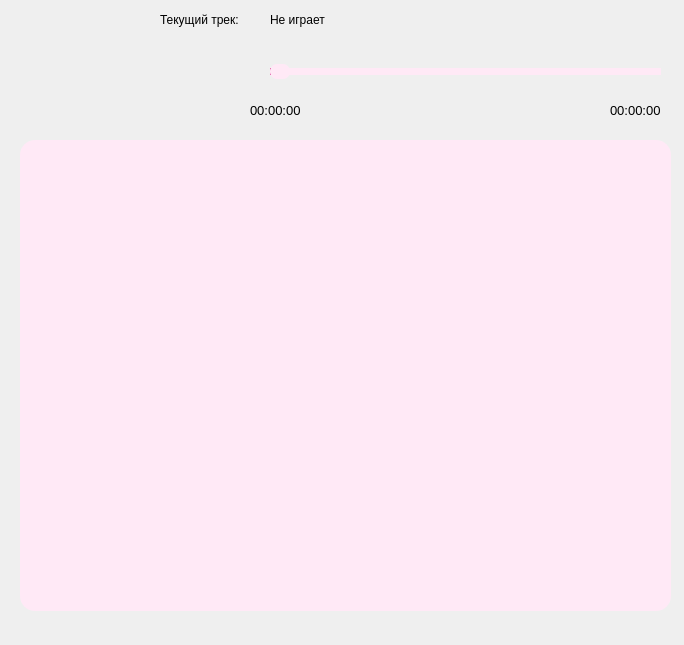
<?xml version="1.0" encoding="UTF-8"?>
<ui version="4.0">
 <class>MainWindow</class>
 <widget class="QWidget" name="MainWindow">
  <property name="enabled">
   <bool>true</bool>
  </property>
  <property name="geometry">
   <rect>
    <x>0</x>
    <y>0</y>
    <width>684</width>
    <height>645</height>
   </rect>
  </property>
  <property name="sizePolicy">
   <sizepolicy hsizetype="Minimum" vsizetype="Minimum">
    <horstretch>0</horstretch>
    <verstretch>0</verstretch>
   </sizepolicy>
  </property>
  <property name="minimumSize">
   <size>
    <width>684</width>
    <height>645</height>
   </size>
  </property>
  <property name="maximumSize">
   <size>
    <width>684</width>
    <height>645</height>
   </size>
  </property>
  <property name="windowTitle">
   <string>Form</string>
  </property>
  <property name="styleSheet">
   <string notr="true">QWidget{
background: qlineargradient(
    x1:0, y1:0, x2:0, y2:1,
    stop:0 #F66DBB,
    stop:1 #CC63CA
);
}</string>
  </property>
  <widget class="QPushButton" name="pushButton">
   <property name="geometry">
    <rect>
     <x>70</x>
     <y>40</y>
     <width>51</width>
     <height>51</height>
    </rect>
   </property>
   <property name="styleSheet">
    <string notr="true">QPushButton {
	border-radius: 10px; /* скругление углов */
    padding: 6px 12px;
    color: white;
     background: qlineargradient(
        x1:0, y1:0, x2:0, y2:1,
        stop:0 #CD0074,  /* цвет без градиента сверху */
        stop:0.5 #CD0074,
        stop:1 #A325A4   /* градиентный цвет снизу */
	);
}

QPushButton:pressed {
    background: qlineargradient(
        x1:0, y1:0, x2:0, y2:1,
        stop:0 #9A0058,  /* более тёмный цвет сверху */
        stop:0.5 #9A0058,
        stop:1 #6E1E73   /* более тёмный цвет снизу */
    );
}

QPushButton:hover {
    background: qlineargradient(
        x1:0, y1:0, x2:0, y2:1,
        stop:0 #9B005C,  /* более насыщенный, тёмный цвет сверху */
        stop:0.5 #9B005C,
        stop:1 #7A1E7B   /* более насыщенный, тёмный цвет снизу */
    );
}
</string>
   </property>
   <property name="text">
    <string/>
   </property>
  </widget>
  <widget class="QSlider" name="timeSlider">
   <property name="geometry">
    <rect>
     <x>270</x>
     <y>60</y>
     <width>391</width>
     <height>22</height>
    </rect>
   </property>
   <property name="styleSheet">
    <string notr="true">QSlider{
background: transparent;
}
QSlider::groove:horizontal {
    height: 7px;
    background: #CD0074;               /* цвет оставшейся части */
    border-radius: 3.5px;           /* половина высоты для скругления */
}

QSlider::sub-page:horizontal {
    background: #CD0074;            /* цвет пройденной части */
    border-radius: 3.5px;
}

QSlider::add-page:horizontal {
    background: #FFE9F6;            /* цвет оставшейся части (альтернативный) */
    border-radius: 3.5px;
}

QSlider::handle:horizontal {
    background: #FFE9F6;            /* цвет ползунка */
    width: 20px;
    height: 20px;
    margin: -4px 0;                 /* чтобы ползунок не обрезался */
    border-radius: 7px;             /* круглый ползунок */
}
</string>
   </property>
   <property name="orientation">
    <enum>Qt::Orientation::Horizontal</enum>
   </property>
  </widget>
  <widget class="QPushButton" name="next_btn">
   <property name="geometry">
    <rect>
     <x>130</x>
     <y>50</y>
     <width>41</width>
     <height>31</height>
    </rect>
   </property>
   <property name="styleSheet">
    <string notr="true">QPushButton {
	border-radius: 10px; /* скругление углов */
    padding: 6px 12px;
    color: white;
     background: qlineargradient(
        x1:0, y1:0, x2:0, y2:1,
        stop:0 #CD0074,  /* цвет без градиента сверху */
        stop:0.5 #CD0074,
        stop:1 #A325A4   /* градиентный цвет снизу */
	);
}

QPushButton:pressed {
    background: qlineargradient(
        x1:0, y1:0, x2:0, y2:1,
        stop:0 #9A0058,  /* более тёмный цвет сверху */
        stop:0.5 #9A0058,
        stop:1 #6E1E73   /* более тёмный цвет снизу */
    );
}

QPushButton:hover {
    background: qlineargradient(
        x1:0, y1:0, x2:0, y2:1,
        stop:0 #9B005C,  /* более насыщенный, тёмный цвет сверху */
        stop:0.5 #9B005C,
        stop:1 #7A1E7B   /* более насыщенный, тёмный цвет снизу */
    );
}
</string>
   </property>
   <property name="text">
    <string/>
   </property>
  </widget>
  <widget class="QPushButton" name="previous_btn">
   <property name="geometry">
    <rect>
     <x>19</x>
     <y>49</y>
     <width>41</width>
     <height>31</height>
    </rect>
   </property>
   <property name="styleSheet">
    <string notr="true">QPushButton {
	border-radius: 10px; /* скругление углов */
    padding: 6px 12px;
    color: white;
     background: qlineargradient(
        x1:0, y1:0, x2:0, y2:1,
        stop:0 #CD0074,  /* цвет без градиента сверху */
        stop:0.5 #CD0074,
        stop:1 #A325A4   /* градиентный цвет снизу */
	);
}

QPushButton:pressed {
    background: qlineargradient(
        x1:0, y1:0, x2:0, y2:1,
        stop:0 #9A0058,  /* более тёмный цвет сверху */
        stop:0.5 #9A0058,
        stop:1 #6E1E73   /* более тёмный цвет снизу */
    );
}

QPushButton:hover {
    background: qlineargradient(
        x1:0, y1:0, x2:0, y2:1,
        stop:0 #9B005C,  /* более насыщенный, тёмный цвет сверху */
        stop:0.5 #9B005C,
        stop:1 #7A1E7B   /* более насыщенный, тёмный цвет снизу */
    );
}
</string>
   </property>
   <property name="text">
    <string/>
   </property>
  </widget>
  <widget class="QPushButton" name="repeat_btn">
   <property name="geometry">
    <rect>
     <x>191</x>
     <y>50</y>
     <width>41</width>
     <height>31</height>
    </rect>
   </property>
   <property name="styleSheet">
    <string notr="true">QPushButton {
    border-radius: 10px;
    padding: 6px 12px;
    color: white;
    background: qlineargradient(
        x1:0, y1:0, x2:0, y2:1,
        stop:0 #CD0074,
        stop:0.5 #CD0074,
        stop:1 #A325A4
    );
    border: none;
}

QPushButton:pressed {
    background: qlineargradient(
        x1:0, y1:0, x2:0, y2:1,
        stop:0 #9A0058,
        stop:0.5 #9A0058,
        stop:1 #6E1E73
    );
}

QPushButton:hover {
    background: qlineargradient(
        x1:0, y1:0, x2:0, y2:1,
        stop:0 #9B005C,
        stop:0.5 #9B005C,
        stop:1 #7A1E7B
    );
}

QPushButton:focus {
    outline: none;
}
</string>
   </property>
   <property name="text">
    <string/>
   </property>
  </widget>
  <widget class="QLabel" name="currentTime_label">
   <property name="geometry">
    <rect>
     <x>250</x>
     <y>100</y>
     <width>63</width>
     <height>20</height>
    </rect>
   </property>
   <property name="font">
    <font>
     <pointsize>10</pointsize>
    </font>
   </property>
   <property name="styleSheet">
    <string notr="true">QLabel{
background: transparent;
}</string>
   </property>
   <property name="text">
    <string>00:00:00</string>
   </property>
  </widget>
  <widget class="QLabel" name="time_of_track">
   <property name="geometry">
    <rect>
     <x>610</x>
     <y>100</y>
     <width>63</width>
     <height>20</height>
    </rect>
   </property>
   <property name="font">
    <font>
     <pointsize>10</pointsize>
    </font>
   </property>
   <property name="styleSheet">
    <string notr="true">QLabel{
background: transparent;
}</string>
   </property>
   <property name="text">
    <string>00:00:00</string>
   </property>
  </widget>
  <widget class="QLabel" name="label">
   <property name="geometry">
    <rect>
     <x>160</x>
     <y>10</y>
     <width>121</width>
     <height>20</height>
    </rect>
   </property>
   <property name="styleSheet">
    <string notr="true">QLabel{
background: transparent;
}</string>
   </property>
   <property name="text">
    <string>Текущий трек:</string>
   </property>
  </widget>
  <widget class="QLabel" name="name_track_label">
   <property name="geometry">
    <rect>
     <x>270</x>
     <y>10</y>
     <width>391</width>
     <height>20</height>
    </rect>
   </property>
   <property name="styleSheet">
    <string notr="true">QLabel{
background: transparent;
}</string>
   </property>
   <property name="text">
    <string>Не играет</string>
   </property>
  </widget>
  <widget class="QWidget" name="widget" native="true">
   <property name="geometry">
    <rect>
     <x>20</x>
     <y>140</y>
     <width>651</width>
     <height>471</height>
    </rect>
   </property>
   <property name="styleSheet">
    <string notr="true">QWidget {
    border-radius: 15px;           /* Скругление углов радиусом 15px */
    background-color: #FFE9F6;     /* Заливка сплошным цветом */
}
</string>
   </property>
   <widget class="QWidget" name="verticalLayoutWidget">
    <property name="geometry">
     <rect>
      <x>10</x>
      <y>10</y>
      <width>631</width>
      <height>451</height>
     </rect>
    </property>
    <layout class="QVBoxLayout" name="verticalLayout">
     <item>
      <widget class="QScrollArea" name="scrollArea">
       <property name="widgetResizable">
        <bool>true</bool>
       </property>
       <widget class="QWidget" name="scrollAreaWidgetContents">
        <property name="geometry">
         <rect>
          <x>0</x>
          <y>0</y>
          <width>629</width>
          <height>449</height>
         </rect>
        </property>
        <property name="styleSheet">
         <string notr="true"/>
        </property>
        <widget class="QListWidget" name="listWidget">
         <property name="geometry">
          <rect>
           <x>0</x>
           <y>0</y>
           <width>631</width>
           <height>551</height>
          </rect>
         </property>
        </widget>
       </widget>
      </widget>
     </item>
    </layout>
   </widget>
  </widget>
 </widget>
 <resources/>
 <connections/>
</ui>
